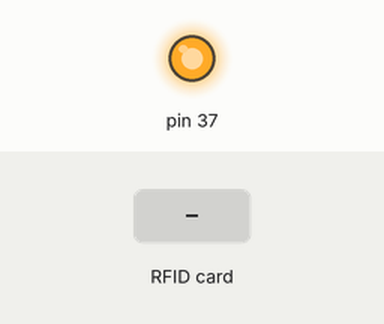
Simulated run of this program. Board: Raspberry Pi (header pin numbers). Shown: output pins drawn as LEDs (lit = HIGH). Inputs (shaded band) come from the test bench. The RFID card's data blocks start empty; what the program prints to the terminal is not drawn.

Above: at 1.2 s.
1.3 s: RFID card 5E 7A 19 C4 held to the reader
At 2.1 s:
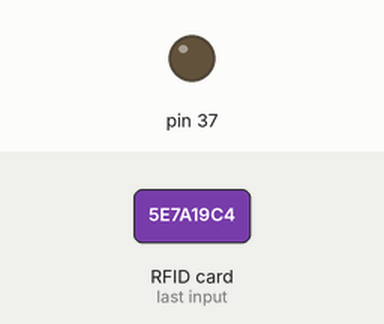
Timing chart, 0 to 4.3 s (numbered marks = the images above; inputs shaded):
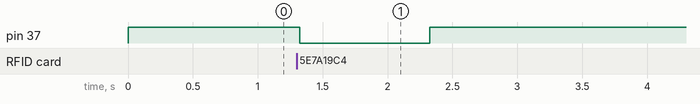

Measured:
- after the input at 1.3 s, pin 37: HIGH → LOW at once, → HIGH 1.0 s later

The program:

test.py
```python
from typing import Text
import RPi.GPIO as GPIO
from mfrc522 import SimpleMFRC522
from time import sleep

reader = SimpleMFRC522()

GPIO.setwarnings(False)

GPIO.setmode(GPIO.BOARD)
GPIO.setup(37, GPIO.OUT)
GPIO.output(37, True)

while True:
    try:
        id, text = reader.read()
        print(f'ID : {id}')
        print(text)

        GPIO.output(37, False)
        sleep(1)

    except:
        GPIO.cleanup()

    finally:
        GPIO.output(37, True)
```
